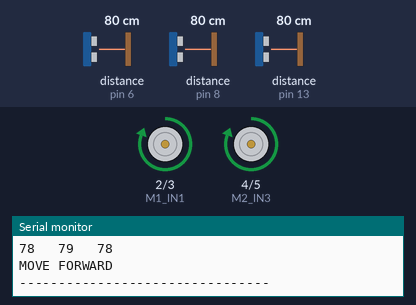
The sketch below on a simulated Arduino Uno, built with avr-gcc and run on an emulated ATmega328P. Shown: motor-driver pin pairs drawn as motors (green arrow = first pin HIGH = forward, orange = second pin HIGH = backward, longer = more drive), the last lines printed to the serial monitor. Wiring (inferred from the names in the program): 3 × ultrasonic range finder: trigger pin 7, echo pin 6 / trigger pin 9, echo pin 8 / trigger pin 10, echo pin 13. The test bench sets the inputs (shaded band); at power-on: distance to the obstacle (sensors on pin 8, pin 6, pin 13) 80 cm. The echo pulse lasts 58.3 µs per cm.

Above: at 1.2 s.
1.3 s: distance to the obstacle (sensor on pin 8) set to 46 cm
2.8 s: distance to the obstacle (sensor on pin 8) set to 38 cm
At 3.9 s:
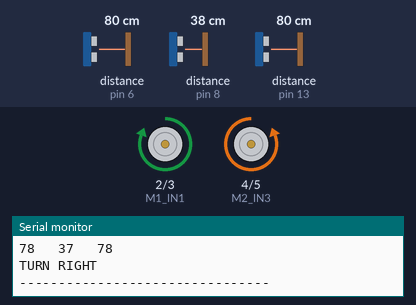
4.6 s: distance to the obstacle (sensor on pin 6) set to 75 cm
At 5.9 s:
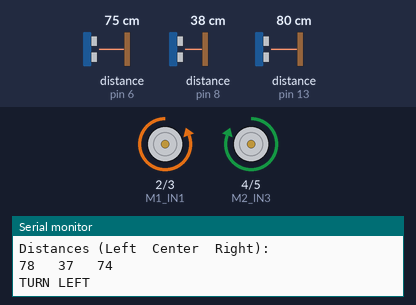
6.2 s: distance to the obstacle (sensor on pin 6) set to 120 cm
At 7.3 s:
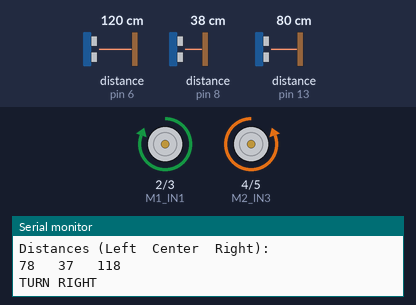
7.8 s: distance to the obstacle (sensor on pin 6) set to 2 cm
At 9.2 s:
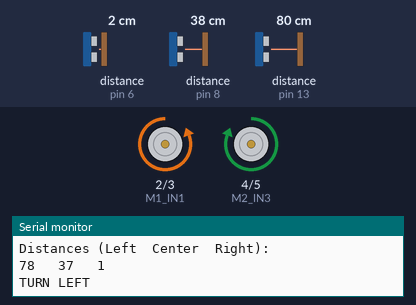
9.5 s: distance to the obstacle (sensor on pin 13) set to 44 cm
11.0 s: distance to the obstacle (sensor on pin 13) set to 38 cm
At 12.7 s:
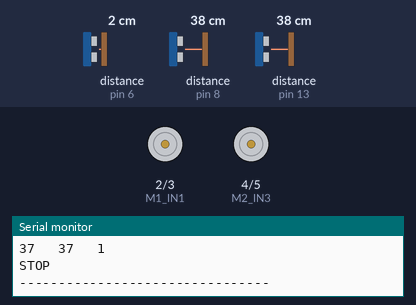
Timing chart, 0 to 13.7 s (numbered marks = the images above; inputs shaded):
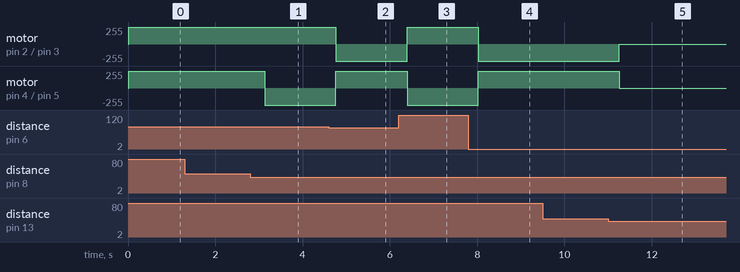

The sketch:

car3sensors.ino
```cpp
// ================= ULTRASONIC SENSOR PINS =================
#define TRIG_LEFT   10
#define ECHO_LEFT   13

#define TRIG_CENTER 9
#define ECHO_CENTER 8

#define TRIG_RIGHT  7
#define ECHO_RIGHT  6

// ================= MOTOR DRIVER PINS (L293D) =================
#define M1_IN1 2
#define M1_IN2 3
#define M2_IN3 4
#define M2_IN4 5

// ================= VARIABLES =================
long distLeft, distCenter, distRight;

// ================= FUNCTION TO READ DISTANCE =================
long readDistance(int trigPin, int echoPin) {
  digitalWrite(trigPin, LOW);
  delayMicroseconds(2);

  digitalWrite(trigPin, HIGH);
  delayMicroseconds(10);
  digitalWrite(trigPin, LOW);

  long duration = pulseIn(echoPin, HIGH, 25000); // timeout
  if (duration == 0) return 100;                 // no object
  return duration * 0.034 / 2;
}

// ================= SETUP =================
void setup() {
  Serial.begin(9600);

  pinMode(TRIG_LEFT, OUTPUT);
  pinMode(ECHO_LEFT, INPUT);

  pinMode(TRIG_CENTER, OUTPUT);
  pinMode(ECHO_CENTER, INPUT);

  pinMode(TRIG_RIGHT, OUTPUT);
  pinMode(ECHO_RIGHT, INPUT);

  pinMode(M1_IN1, OUTPUT);
  pinMode(M1_IN2, OUTPUT);
  pinMode(M2_IN3, OUTPUT);
  pinMode(M2_IN4, OUTPUT);

  stopMotors();
}

// ================= LOOP =================
void loop() {
  distLeft   = readDistance(TRIG_LEFT, ECHO_LEFT);
  distCenter = readDistance(TRIG_CENTER, ECHO_CENTER);
  distRight  = readDistance(TRIG_RIGHT, ECHO_RIGHT);

  Serial.println("Distances (Left  Center  Right):");
  Serial.print(distLeft); Serial.print("   ");
  Serial.print(distCenter); Serial.print("   ");
  Serial.println(distRight);

  if (distCenter > 40) {
    moveForward();
    Serial.println("MOVE FORWARD");
  }
  else if (distLeft > distRight && distLeft > 40) {
    turnLeft();
    Serial.println("TURN LEFT");
    delay(500);
  }
  else if (distRight > 40) {
    turnRight();
    Serial.println("TURN RIGHT");
    delay(500);
  }
  else {
    stopMotors();
    Serial.println("STOP");
  }

  Serial.println("--------------------------------");
  delay(300);
}

// ================= MOTOR FUNCTIONS =================
void moveForward() {
  digitalWrite(M1_IN1, HIGH);
  digitalWrite(M1_IN2, LOW);
  digitalWrite(M2_IN3, HIGH);
  digitalWrite(M2_IN4, LOW);
}

void turnLeft() {
  digitalWrite(M1_IN1, LOW);
  digitalWrite(M1_IN2, HIGH);
  digitalWrite(M2_IN3, HIGH);
  digitalWrite(M2_IN4, LOW);
}

void turnRight() {
  digitalWrite(M1_IN1, HIGH);
  digitalWrite(M1_IN2, LOW);
  digitalWrite(M2_IN3, LOW);
  digitalWrite(M2_IN4, HIGH);
}

void stopMotors() {
  digitalWrite(M1_IN1, LOW);
  digitalWrite(M1_IN2, LOW);
  digitalWrite(M2_IN3, LOW);
  digitalWrite(M2_IN4, LOW);
}
```

Measured:
- the behaviour switches between 42 and 41 cm on distance to the obstacle (sensor on pin 8) (found by bisection; images 0 and 1)
- the behaviour switches between 80 and 79 cm on distance to the obstacle (sensor on pin 6) (found by bisection; images 1 and 2)
- the behaviour switches between 42 and 41 cm on distance to the obstacle (sensor on pin 13) (found by bisection; images 4 and 5)
- after the input at 2.8 s, motor on pin 4 (M2_IN3) / pin 5 (M2_IN4): forward 255/255 → backward 255/255 after 0.33 s
- after the input at 4.6 s, motor on pin 2 (M1_IN1) / pin 3 (M1_IN2): forward 255/255 → backward 255/255 after 0.16 s; motor on pin 4 (M2_IN3) / pin 5 (M2_IN4): backward 255/255 → forward 255/255 after 0.16 s
- after the input at 6.2 s, motor on pin 2 (M1_IN1) / pin 3 (M1_IN2): backward 255/255 → forward 255/255 after 0.19 s; motor on pin 4 (M2_IN3) / pin 5 (M2_IN4): forward 255/255 → backward 255/255 after 0.19 s
- after the input at 7.8 s, motor on pin 2 (M1_IN1) / pin 3 (M1_IN2): forward 255/255 → backward 255/255 after 0.22 s; motor on pin 4 (M2_IN3) / pin 5 (M2_IN4): backward 255/255 → forward 255/255 after 0.22 s
- after the input at 11.0 s, motor on pin 2 (M1_IN1) / pin 3 (M1_IN2): backward 255/255 → stopped after 0.25 s; motor on pin 4 (M2_IN3) / pin 5 (M2_IN4): forward 255/255 → stopped after 0.25 s
